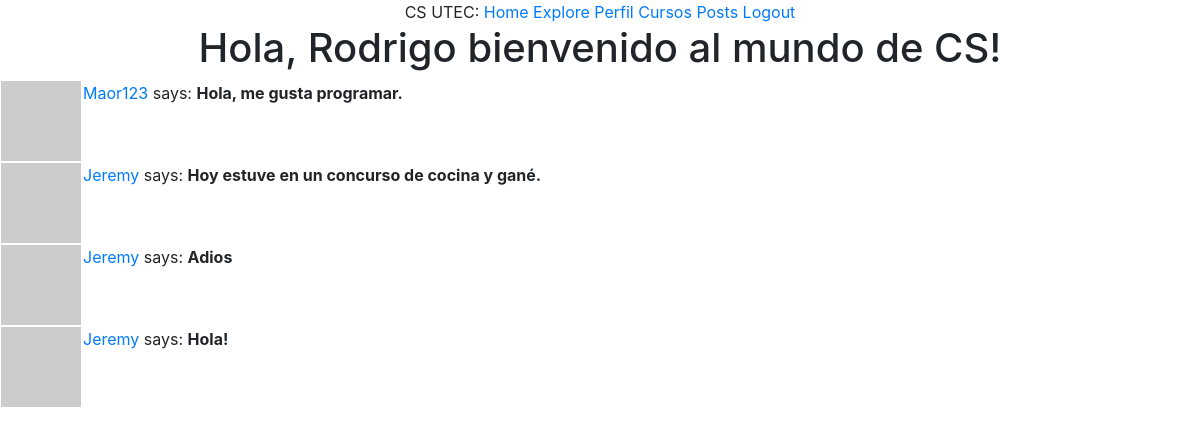
Page /explore (signed in) on the earlier database version.
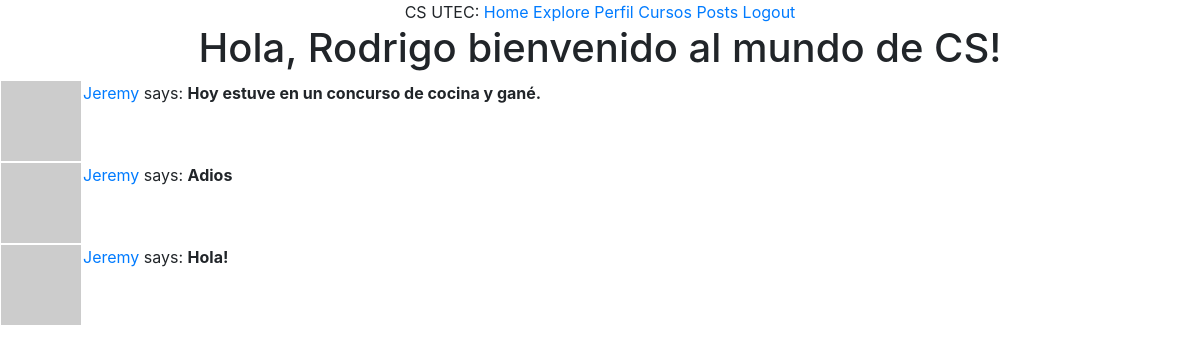
Same page on the later database version.
### app/models.py (models this page shows, shortened)
class User(UserMixin, db.Model):
    id = db.Column(db.Integer, primary_key=True)
    username = db.Column(db.String(70), index = True, unique = True)
    email = db.Column(db.String(90), index = True, unique = True)
    password_hash = db.Column(db.String(110))
    posts = db.relationship('Post', backref='author', lazy='dynamic')
    gender = db.Column(db.String(5))
    about_me = db.Column(db.String(140))
    last_seen = db.Column(db.DateTime, default=datetime.utcnow)
    followed = db.relationship(
        'User', secondary=followers,
        primaryjoin=(followers.c.follower_id == id),
        secondaryjoin=(followers.c.followed_id == id),
        backref=db.backref('followers', lazy='dynamic'), lazy='dynamic')
    def avatar(self, size):
        digest = md5(self.email.lower().encode('utf-8')).hexdigest()
        return 'https://www.gravatar.com/avatar/{}?d=identicon&s={}'.format(digest, size)

class Post(db.Model):
    id = db.Column(db.Integer, primary_key=True)
    body = db.Column(db.String(140))
    timestamp = db.Column(db.DateTime, index=True, default=datetime.utcnow)
    user_id = db.Column(db.Integer, db.ForeignKey('user.id'))

### app/routes.py (the view)
@app.route('/explore')
@login_required
def explore():
    posts = Post.query.order_by(Post.timestamp.desc()).all()
    return render_template('index.html', title='Explore', posts=posts)

### app/models.py (called while the page is built)
@login.user_loader
def load_user(id):
    return User.query.get(int(id))

### app/routes.py (called while the page is built)
@app.before_request
def before_request():
    if current_user.is_authenticated:
        current_user.last_seen = datetime.utcnow()
        db.session.commit()

### app/templates/index.html (shortened to what this page needs)
{% extends "base.html" %}
{% block content %}
    {% if current_user.is_authenticated %}
	    {% if current_user.gender=='M' %}
		    <h1>Hola, {{ current_user.username }} bienvenido al mundo de CS!</h1>
	    {% else %}
		    <h1>Hola, {{ current_user.username }} bienvenida al mundo de CS!</h1>
	    {% endif %}
    {% else %}
        <h1>Descrube mundo de la computacion!</h1>
    {% endif %}
    {% for post in posts %}
        {% include "_post.html" %}
    {% endfor %}
{% endblock %}

### app/templates/base.html (shortened to what this page needs)
<!DOCTYPE html>
<html lang="es">
	<head>
		<link rel="stylesheet" href="/static/css/bootstrap-grid.min.css">
		<link rel="stylesheet" href="/static/css/bootstrap.css">
	</head>
	<body >
		<div class="container text-center">
			<div class="row justify-content-center">
				<div class="col">CS UTEC:
					<a href="{{ url_for('index') }}">Home</a>
					{% if current_user.is_anonymous %}
					<a href="{{ url_for('login') }}">LogIn</a>
					{% else %}
					<a href="{{ url_for('explore') }}">Explore</a>
					<a href="{{ url_for('user', username=current_user.username) }}">Perfil</a>
					<a href="{{ url_for('cursos') }}" >Cursos</a>
					<a href="{{ url_for('posts') }}">Posts</a>
					<a href="{{ url_for('logout') }}">Logout</a>
					{% endif %}
				</div>
			</div>
		</div>
		<div style = "text-align: center">
		{% block content %}
		{% endblock %}
		</div>
	</body>
</html>

### app/templates/_post.html
  <table style = "text-align: center">
        <tr valign="top">
            {% if post.author != none %}
            <td><img src="{{ post.author.avatar(36) }}"></td>
            <td>
                <a href="{{ url_for('user', username=post.author.username) }}">
                    {{ post.author.username }}
                </a>
                says: <b>{{ post.body }}</b>
            </td>
            {% endif %}
        </tr>
    </table>

Differences in the rows shown:
no longer on this page (row edited): Post: author.username "Maor123", body "Hola, me gusta programar."
